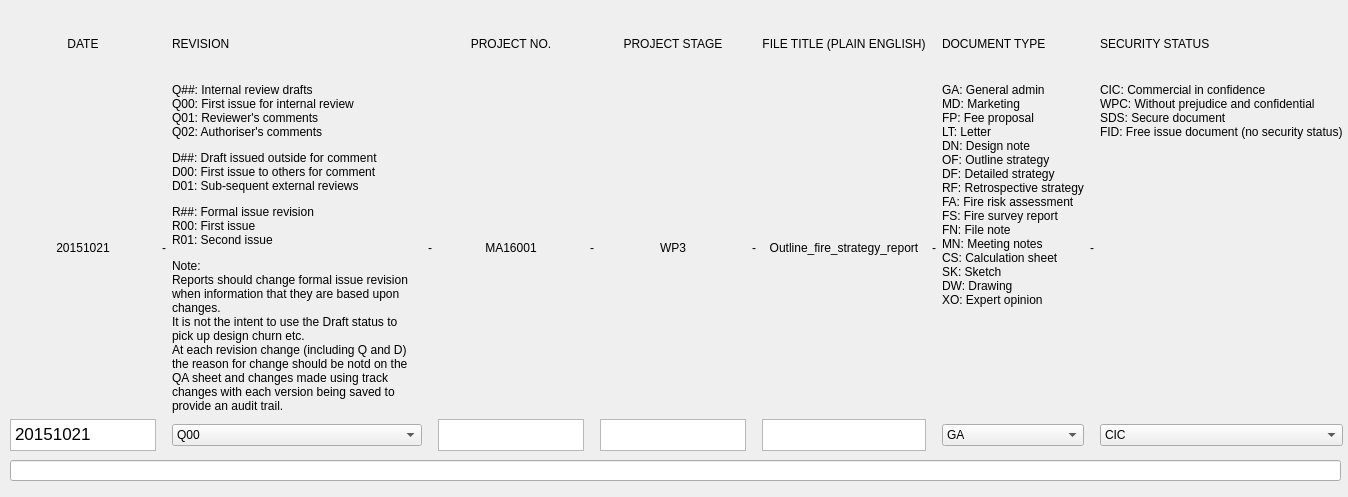
<?xml version="1.0" encoding="UTF-8"?>
<ui version="4.0">
 <class>dialog_6_1_naming_convention</class>
 <widget class="QDialog" name="dialog_6_1_naming_convention">
  <property name="geometry">
   <rect>
    <x>0</x>
    <y>0</y>
    <width>1348</width>
    <height>497</height>
   </rect>
  </property>
  <property name="windowTitle">
   <string>Dialog</string>
  </property>
  <widget class="QWidget" name="gridLayoutWidget">
   <property name="geometry">
    <rect>
     <x>10</x>
     <y>10</y>
     <width>1333</width>
     <height>441</height>
    </rect>
   </property>
   <layout class="QGridLayout" name="gridLayout">
    <item row="2" column="10">
     <widget class="QComboBox" name="f_comboBox_type">
      <item>
       <property name="text">
        <string>GA</string>
       </property>
      </item>
      <item>
       <property name="text">
        <string>MD</string>
       </property>
      </item>
      <item>
       <property name="text">
        <string>FP</string>
       </property>
      </item>
      <item>
       <property name="text">
        <string>LT</string>
       </property>
      </item>
      <item>
       <property name="text">
        <string>DN</string>
       </property>
      </item>
      <item>
       <property name="text">
        <string>OF</string>
       </property>
      </item>
      <item>
       <property name="text">
        <string>DF</string>
       </property>
      </item>
      <item>
       <property name="text">
        <string>RF</string>
       </property>
      </item>
      <item>
       <property name="text">
        <string>FA</string>
       </property>
      </item>
      <item>
       <property name="text">
        <string>FS</string>
       </property>
      </item>
      <item>
       <property name="text">
        <string>FN</string>
       </property>
      </item>
      <item>
       <property name="text">
        <string>MN</string>
       </property>
      </item>
      <item>
       <property name="text">
        <string>CS</string>
       </property>
      </item>
      <item>
       <property name="text">
        <string>SK</string>
       </property>
      </item>
      <item>
       <property name="text">
        <string>DW</string>
       </property>
      </item>
      <item>
       <property name="text">
        <string>XO</string>
       </property>
      </item>
     </widget>
    </item>
    <item row="1" column="4">
     <widget class="QLabel" name="label_3">
      <property name="text">
       <string>MA16001</string>
      </property>
      <property name="alignment">
       <set>Qt::AlignCenter</set>
      </property>
     </widget>
    </item>
    <item row="2" column="8">
     <widget class="QTextEdit" name="e_textEdit_title">
      <property name="maximumSize">
       <size>
        <width>16777215</width>
        <height>32</height>
       </size>
      </property>
     </widget>
    </item>
    <item row="0" column="0">
     <widget class="QLabel" name="label_16">
      <property name="text">
       <string>DATE</string>
      </property>
      <property name="alignment">
       <set>Qt::AlignCenter</set>
      </property>
     </widget>
    </item>
    <item row="2" column="2">
     <widget class="QComboBox" name="b_comboBox_revision">
      <item>
       <property name="text">
        <string>Q00</string>
       </property>
      </item>
      <item>
       <property name="text">
        <string>Q01</string>
       </property>
      </item>
      <item>
       <property name="text">
        <string>Q02</string>
       </property>
      </item>
      <item>
       <property name="text">
        <string>D00</string>
       </property>
      </item>
      <item>
       <property name="text">
        <string>D01</string>
       </property>
      </item>
      <item>
       <property name="text">
        <string>D02</string>
       </property>
      </item>
      <item>
       <property name="text">
        <string>R00</string>
       </property>
      </item>
      <item>
       <property name="text">
        <string>R01</string>
       </property>
      </item>
      <item>
       <property name="text">
        <string>R02</string>
       </property>
      </item>
     </widget>
    </item>
    <item row="0" column="8">
     <widget class="QLabel" name="label_18">
      <property name="text">
       <string>FILE TITLE (PLAIN ENGLISH)</string>
      </property>
      <property name="alignment">
       <set>Qt::AlignCenter</set>
      </property>
     </widget>
    </item>
    <item row="2" column="12">
     <widget class="QComboBox" name="comboBox_3">
      <item>
       <property name="text">
        <string>CIC</string>
       </property>
      </item>
      <item>
       <property name="text">
        <string>WPC</string>
       </property>
      </item>
      <item>
       <property name="text">
        <string>SDS</string>
       </property>
      </item>
      <item>
       <property name="text">
        <string>FID</string>
       </property>
      </item>
     </widget>
    </item>
    <item row="0" column="10">
     <widget class="QLabel" name="label_19">
      <property name="text">
       <string>DOCUMENT TYPE</string>
      </property>
     </widget>
    </item>
    <item row="0" column="2">
     <widget class="QLabel" name="label_15">
      <property name="text">
       <string>REVISION</string>
      </property>
     </widget>
    </item>
    <item row="1" column="5">
     <widget class="QLabel" name="label_10">
      <property name="text">
       <string>-</string>
      </property>
     </widget>
    </item>
    <item row="2" column="4">
     <widget class="QTextEdit" name="c_textEdit_project_no">
      <property name="maximumSize">
       <size>
        <width>16777215</width>
        <height>32</height>
       </size>
      </property>
     </widget>
    </item>
    <item row="1" column="2">
     <widget class="QLabel" name="label_2">
      <property name="minimumSize">
       <size>
        <width>250</width>
        <height>0</height>
       </size>
      </property>
      <property name="maximumSize">
       <size>
        <width>250</width>
        <height>600</height>
       </size>
      </property>
      <property name="text">
       <string>&lt;html&gt;&lt;head/&gt;&lt;body&gt;&lt;p&gt;Q##: Internal review drafts&lt;br/&gt;Q00: First issue for internal review&lt;br/&gt;Q01: Reviewer's comments&lt;br/&gt;Q02: Authoriser's comments&lt;/p&gt;&lt;p&gt;D##: Draft issued outside for comment&lt;br/&gt;D00: First issue to others for comment&lt;br/&gt;D01: Sub-sequent external reviews&lt;/p&gt;&lt;p&gt;R##: Formal issue revision&lt;br/&gt;R00: First issue&lt;br/&gt;R01: Second issue&lt;/p&gt;&lt;p&gt;Note:&lt;br/&gt;Reports should change formal issue revision when information that they are based upon changes.&lt;br/&gt;It is not the intent to use the Draft status to pick up design churn etc.&lt;br/&gt;At each revision change (including Q and D) the reason for change should be notd on the QA sheet and changes made using track changes with each version being saved to provide an audit trail.&lt;/p&gt;&lt;/body&gt;&lt;/html&gt;</string>
      </property>
      <property name="alignment">
       <set>Qt::AlignLeading|Qt::AlignLeft|Qt::AlignTop</set>
      </property>
      <property name="wordWrap">
       <bool>true</bool>
      </property>
     </widget>
    </item>
    <item row="1" column="6">
     <widget class="QLabel" name="label_4">
      <property name="text">
       <string>WP3</string>
      </property>
      <property name="alignment">
       <set>Qt::AlignCenter</set>
      </property>
     </widget>
    </item>
    <item row="1" column="8">
     <widget class="QLabel" name="label_5">
      <property name="text">
       <string>Outline_fire_strategy_report</string>
      </property>
      <property name="alignment">
       <set>Qt::AlignCenter</set>
      </property>
     </widget>
    </item>
    <item row="2" column="0">
     <widget class="QTextEdit" name="a_textEdit_date">
      <property name="maximumSize">
       <size>
        <width>16777215</width>
        <height>32</height>
       </size>
      </property>
      <property name="html">
       <string>&lt;!DOCTYPE HTML PUBLIC &quot;-//W3C//DTD HTML 4.0//EN&quot; &quot;http://www.w3.org/TR/REC-html40/strict.dtd&quot;&gt;
&lt;html&gt;&lt;head&gt;&lt;meta name=&quot;qrichtext&quot; content=&quot;1&quot; /&gt;&lt;style type=&quot;text/css&quot;&gt;
p, li { white-space: pre-wrap; }
&lt;/style&gt;&lt;/head&gt;&lt;body style=&quot; font-family:'.AppleSystemUIFont'; font-size:13pt; font-weight:400; font-style:normal;&quot;&gt;
&lt;p style=&quot; margin-top:0px; margin-bottom:0px; margin-left:0px; margin-right:0px; -qt-block-indent:0; text-indent:0px;&quot;&gt;&lt;span style=&quot; font-family:'.AppleSystemUIFont';&quot;&gt;20151021&lt;/span&gt;&lt;/p&gt;&lt;/body&gt;&lt;/html&gt;</string>
      </property>
     </widget>
    </item>
    <item row="2" column="6">
     <widget class="QTextEdit" name="d_textEdit_stage">
      <property name="maximumSize">
       <size>
        <width>16777215</width>
        <height>32</height>
       </size>
      </property>
     </widget>
    </item>
    <item row="1" column="1">
     <widget class="QLabel" name="label_8">
      <property name="text">
       <string>-</string>
      </property>
     </widget>
    </item>
    <item row="0" column="6">
     <widget class="QLabel" name="label_17">
      <property name="text">
       <string>PROJECT STAGE</string>
      </property>
      <property name="alignment">
       <set>Qt::AlignCenter</set>
      </property>
     </widget>
    </item>
    <item row="0" column="12">
     <widget class="QLabel" name="label_20">
      <property name="text">
       <string>SECURITY STATUS</string>
      </property>
     </widget>
    </item>
    <item row="1" column="12">
     <widget class="QLabel" name="label_7">
      <property name="text">
       <string>CIC: Commercial in confidence
WPC: Without prejudice and confidential
SDS: Secure document
FID: Free issue document (no security status)</string>
      </property>
      <property name="alignment">
       <set>Qt::AlignLeading|Qt::AlignLeft|Qt::AlignTop</set>
      </property>
     </widget>
    </item>
    <item row="1" column="0">
     <widget class="QLabel" name="label">
      <property name="sizePolicy">
       <sizepolicy hsizetype="Minimum" vsizetype="Minimum">
        <horstretch>0</horstretch>
        <verstretch>0</verstretch>
       </sizepolicy>
      </property>
      <property name="text">
       <string>20151021</string>
      </property>
      <property name="alignment">
       <set>Qt::AlignCenter</set>
      </property>
     </widget>
    </item>
    <item row="1" column="3">
     <widget class="QLabel" name="label_9">
      <property name="text">
       <string>-</string>
      </property>
     </widget>
    </item>
    <item row="1" column="11">
     <widget class="QLabel" name="label_12">
      <property name="text">
       <string>-</string>
      </property>
     </widget>
    </item>
    <item row="1" column="10">
     <widget class="QLabel" name="label_6">
      <property name="text">
       <string>GA: General admin
MD: Marketing
FP: Fee proposal
LT: Letter
DN: Design note
OF: Outline strategy
DF: Detailed strategy
RF: Retrospective strategy
FA: Fire risk assessment
FS: Fire survey report
FN: File note
MN: Meeting notes
CS: Calculation sheet
SK: Sketch
DW: Drawing
XO: Expert opinion</string>
      </property>
      <property name="alignment">
       <set>Qt::AlignLeading|Qt::AlignLeft|Qt::AlignTop</set>
      </property>
     </widget>
    </item>
    <item row="1" column="9">
     <widget class="QLabel" name="label_13">
      <property name="text">
       <string>-</string>
      </property>
     </widget>
    </item>
    <item row="1" column="7">
     <widget class="QLabel" name="label_11">
      <property name="text">
       <string>-</string>
      </property>
     </widget>
    </item>
    <item row="0" column="4">
     <widget class="QLabel" name="label_14">
      <property name="text">
       <string>PROJECT NO.</string>
      </property>
      <property name="alignment">
       <set>Qt::AlignCenter</set>
      </property>
     </widget>
    </item>
   </layout>
  </widget>
  <widget class="QLineEdit" name="lineEdit">
   <property name="geometry">
    <rect>
     <x>10</x>
     <y>460</y>
     <width>1331</width>
     <height>21</height>
    </rect>
   </property>
  </widget>
 </widget>
 <resources/>
 <connections/>
</ui>
